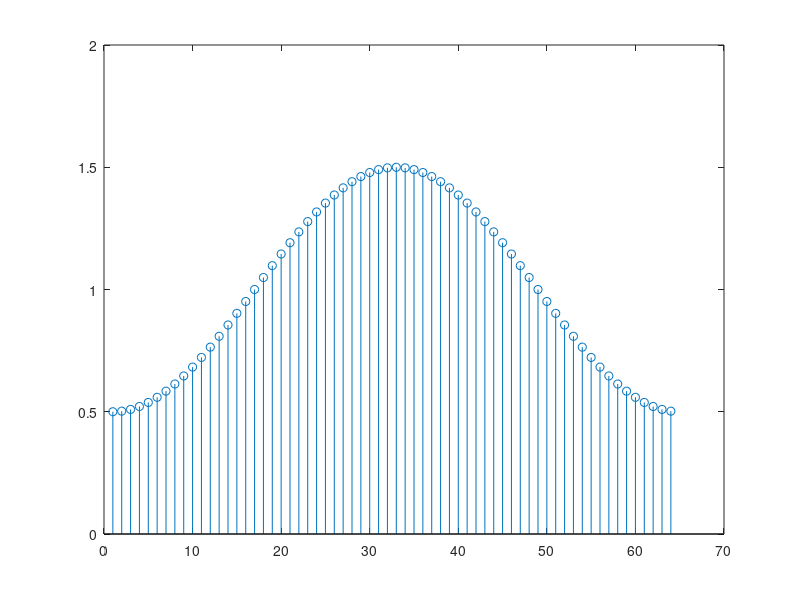
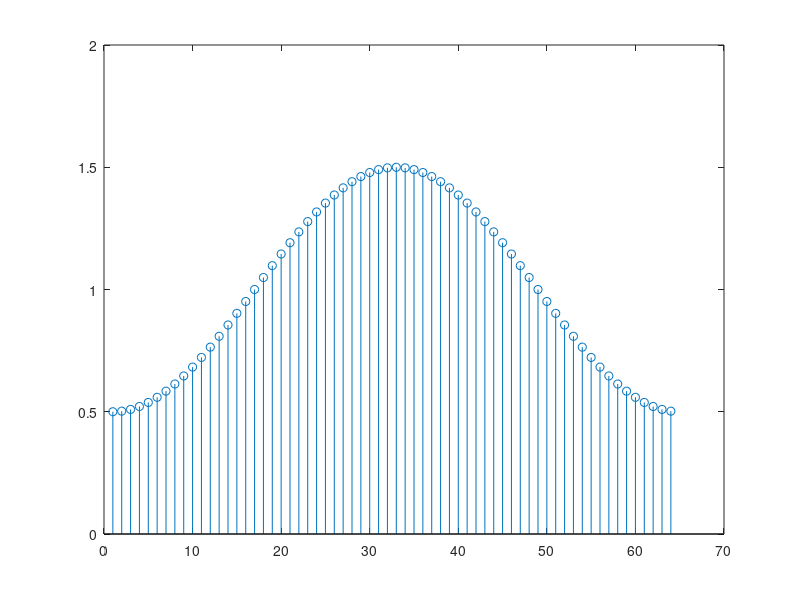

The MATLAB source for these figures, in order:

clear
t=1:64;
h=[1,-0.5];
H=fft(h,64);
Y=ones(1,64);
y=ifft(Y);
y=[y(63:64) y];
z=conv(h,y);
Z=fft(z(3:66));

figure(1)
stem(t,Z)
figure(2)
stem(t,H)
